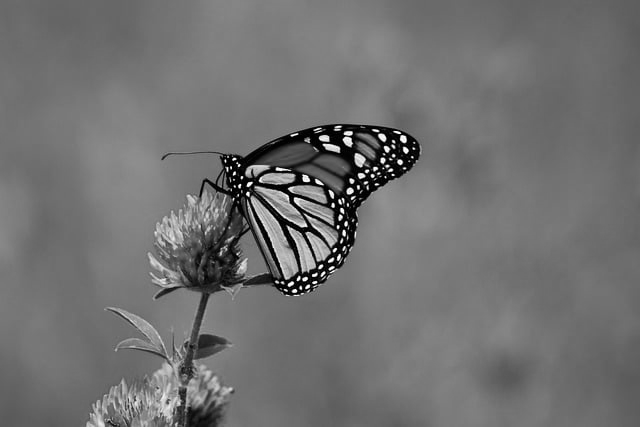
#> input picture pillow/PIL/monarch_butterfly_640.png, 640 x 427 px
$ python negatif.py
#> lines starting #> are read from the running program, lines starting #| are printed output that depends on the picture
# comprendre ce que fait le script : NEGATIF

from PIL import Image

# ouverture de l'image source:
imageSource=Image.open ('monarch_butterfly_640.png')
#> imageSource is the input picture: PIL image 640x427 RGB; min 0, max 255, mean 112.6
# largeur, hauteur, mode de l'image
largeur, hauteur = imageSource.size
#> largeur = 640; hauteur = 427
mode = imageSource.mode
#> mode = 'RGB'
# création d'une nouvelle image
imageCible=Image.new(mode,(largeur,hauteur))
#> imageCible: PIL image 640x427 RGB; every value is 0


for y in range(hauteur) :
    for x in range (largeur) :
        p = imageSource.getpixel((x,y))

        # inversion de la couleur du niveau de gris :
        q = tuple(map(lambda j: 255 - j, p))

        # création du pixel correspondant dans la nouvelle image :
        imageCible.putpixel((x,y), q)
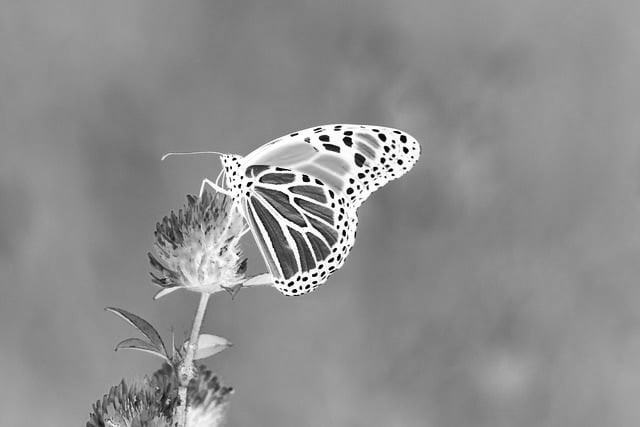
#> imageCible: PIL image 640x427 RGB; min 0, max 255, mean 142.4

# sauvegarde de l’image créée :
imageCible.save('InversionAvecPil.png')
# affichacge de l’image :
imageCible.show()

$ run again, with pillow/PIL/Creuse_ane_sym.jpg saved as pillow/PIL/monarch_butterfly_640.png
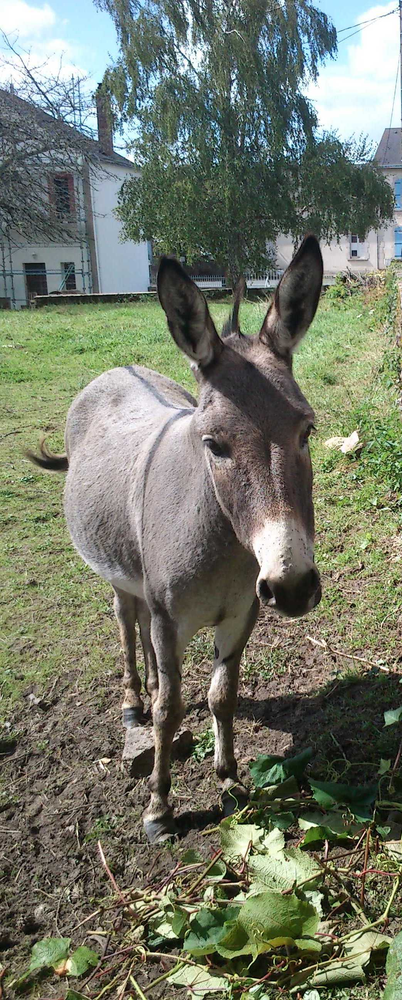
#> input picture pillow/PIL/Creuse_ane_sym.jpg, 402 x 1000 px, shrunk from 1043 x 2592 before the run
#> imageSource is the input picture: PIL image 402x1000 RGB; mean R, G, B 116.1, 121.2, 105.6
#> after the loop `for y in range(hauteur) :`:
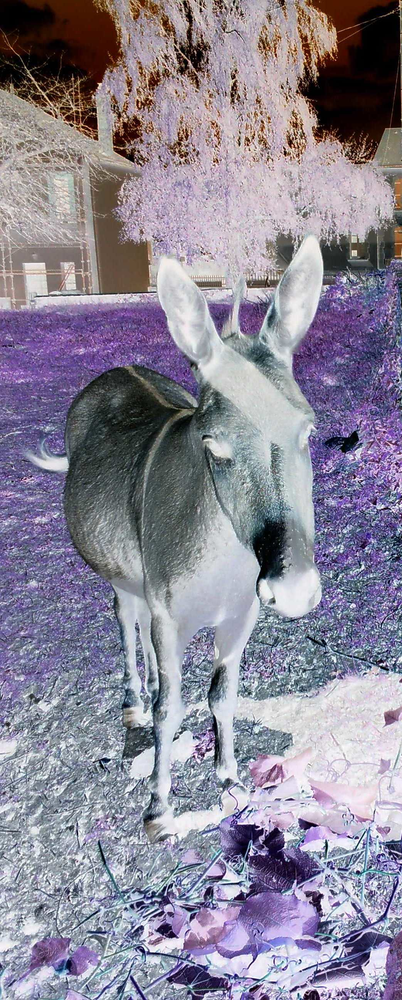
#> imageCible: PIL image 402x1000 RGB; mean R, G, B 138.9, 133.8, 149.4
